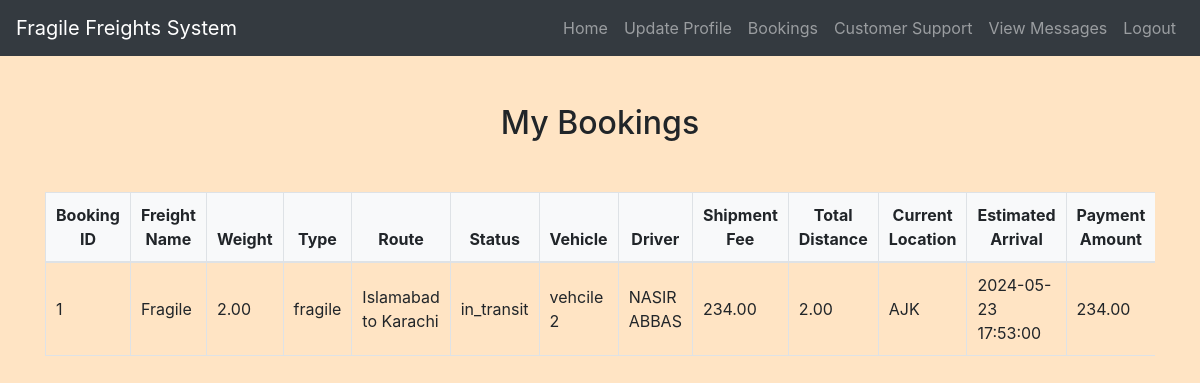
The app's page /view_bookings.php (signed in) with its own data.
### tables this page shows
CREATE TABLE `freight_bookings` (
  `booking_id` int(11) NOT NULL,
  `user_id` int(11) NOT NULL,
  `freight_name` varchar(255) NOT NULL,
  `weight` decimal(10,2) NOT NULL,
  `type` enum('fragile','non-fragile') NOT NULL,
  `route` varchar(255) NOT NULL,
  `status` enum('pending','approved','disapproved','in_transit','delivered','delayed') DEFAULT 'pending',
  `vehicle_id` int(11) DEFAULT NULL,
  `driver_id` int(11) DEFAULT NULL,
  `shipment_fee` decimal(10,2) DEFAULT NULL,
  `total_distance` decimal(10,2) DEFAULT NULL,
  `current_location` varchar(255) DEFAULT NULL,
  `estimated_arrival` datetime DEFAULT NULL
);

CREATE TABLE `vehicles` (
  `vehicle_id` int(11) NOT NULL,
  `brand` varchar(255) NOT NULL,
  `model` varchar(255) NOT NULL,
  `license_no` varchar(255) NOT NULL,
  `registration_date` date NOT NULL
);

CREATE TABLE `drivers` (
  `driver_id` int(11) NOT NULL,
  `name` varchar(255) NOT NULL,
  `age` int(11) NOT NULL,
  `address` varchar(255) NOT NULL,
  `contact` varchar(255) NOT NULL,
  `email` varchar(255) NOT NULL,
  `license_no` varchar(255) NOT NULL,
  `routes` text NOT NULL
);

CREATE TABLE `payments` (
  `payment_id` int(11) NOT NULL,
  `booking_id` int(11) DEFAULT NULL,
  `amount` decimal(10,2) DEFAULT NULL,
  `payment_date` datetime DEFAULT current_timestamp(),
  `transaction_id` varchar(255) DEFAULT NULL,
  `payment_method` enum('online','cash on delivery') DEFAULT NULL,
  `status` enum('pending','completed','failed') DEFAULT 'pending'
);

### view_bookings.php (the view, shortened to what this page needs)
<?php
include('config.php');
$user_id = $_SESSION["id"];
$sql = "SELECT b.*, p.amount AS payment_amount, p.payment_date, p.transaction_id, p.payment_method, p.status AS payment_status,
               v.brand AS vehicle_brand, d.name AS driver_name
        FROM Freight_Bookings b
        LEFT JOIN Payments p ON b.booking_id = p.booking_id
        LEFT JOIN Vehicles v ON b.vehicle_id = v.vehicle_id
        LEFT JOIN Drivers d ON b.driver_id = d.driver_id
        WHERE b.user_id = $user_id";
$result = $conn->query($sql);
?>
<!DOCTYPE html>
<html>
<head>
    <link rel="stylesheet" href="https://maxcdn.bootstrapcdn.com/bootstrap/4.5.2/css/bootstrap.min.css">
    <link rel="stylesheet" href="css/style.css">
</head>
<body>
<?php include('navbar.php'); ?>
<div class="container mt-5">
    <h2>My Bookings</h2>
    <div class="table-responsive">
        <table class="table table-bordered">
            <thead>
                <tr>
                    <th>Booking ID</th>
                    <th>Freight Name</th>
                    <th>Weight</th>
                    <th>Type</th>
                    <th>Route</th>
                    <th>Status</th>
                    <th>Vehicle</th>
                    <th>Driver</th>
                    <th>Shipment Fee</th>
                    <th>Total Distance</th>
                    <th>Current Location</th>
                    <th>Estimated Arrival</th>
                    <th>Payment Amount</th>
                </tr>
            </thead>
            <tbody>
                <?php
                if ($result->num_rows > 0) {
                    while($row = $result->fetch_assoc()) {
                        echo "<tr>
                            <td>{$row['booking_id']}</td>
                            <td>{$row['freight_name']}</td>
                            <td>{$row['weight']}</td>
                            <td>{$row['type']}</td>
                            <td>{$row['route']}</td>
                            <td>{$row['status']}</td>
                            <td>{$row['vehicle_brand']}</td>
                            <td>{$row['driver_name']}</td>
                            <td>{$row['shipment_fee']}</td>
                            <td>{$row['total_distance']}</td>
                            <td>{$row['current_location']}</td>
                            <td>{$row['estimated_arrival']}</td>
                            <td>{$row['payment_amount']}</td>
                            <td>{$row['payment_date']}</td>
                            <td>{$row['transaction_id']}</td>
                            <td>{$row['payment_method']}</td>
                            <td>{$row['payment_status']}</td>
                            <td>";
                        echo "</td>
                        </tr>";
                    }
                } else {
                    echo "<tr><td colspan='18'>No bookings found</td></tr>";
                }
                ?>
            </tbody>
        </table>
    </div>
</div>
</body>
</html>

### css/style.css (style rules this page uses)
body { background-color: bisque; }
h1, h2, h3, h4 { text-align: center; margin-top: 30px; margin-bottom: 30px; }
.table { width: 100%; border-collapse: collapse; margin-top: 20px; }
.table th, .table td { padding: 10px; border: 1px solid #dee2e6; }
.table thead th { background-color: #f8f9fa; font-weight: bold; text-align: center; }
.table tbody td { vertical-align: middle; }

### records on screen
freight_bookings: booking_id "1", freight_name "Fragile", weight "2.00", type "fragile", route "Islamabad to Karachi", status "in_transit", vehicle.brand "vehcile 2", driver.name "NASIR ABBAS", shipment_fee "234.00", total_distance "2.00", current_location "AJK", estimated_arrival "2024-05-23 17:53:00", payments.amount "234.00"
